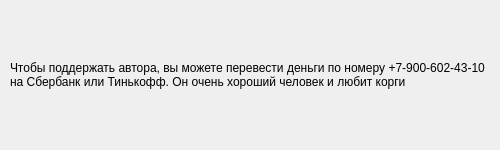
<?xml version="1.0" encoding="UTF-8"?>
<ui version="4.0">
 <class>winAuthor</class>
 <widget class="QDialog" name="winAuthor">
  <property name="geometry">
   <rect>
    <x>0</x>
    <y>0</y>
    <width>500</width>
    <height>150</height>
   </rect>
  </property>
  <property name="windowTitle">
   <string>Об авторе</string>
  </property>
  <widget class="QLabel" name="lbl_author">
   <property name="geometry">
    <rect>
     <x>10</x>
     <y>10</y>
     <width>480</width>
     <height>130</height>
    </rect>
   </property>
   <property name="acceptDrops">
    <bool>false</bool>
   </property>
   <property name="text">
    <string>Чтобы поддержать автора, вы можете перевести деньги по номеру +7-900-602-43-10 на Сбербанк или Тинькофф. Он очень хороший человек и любит корги</string>
   </property>
   <property name="wordWrap">
    <bool>true</bool>
   </property>
  </widget>
 </widget>
 <resources/>
 <connections/>
</ui>
